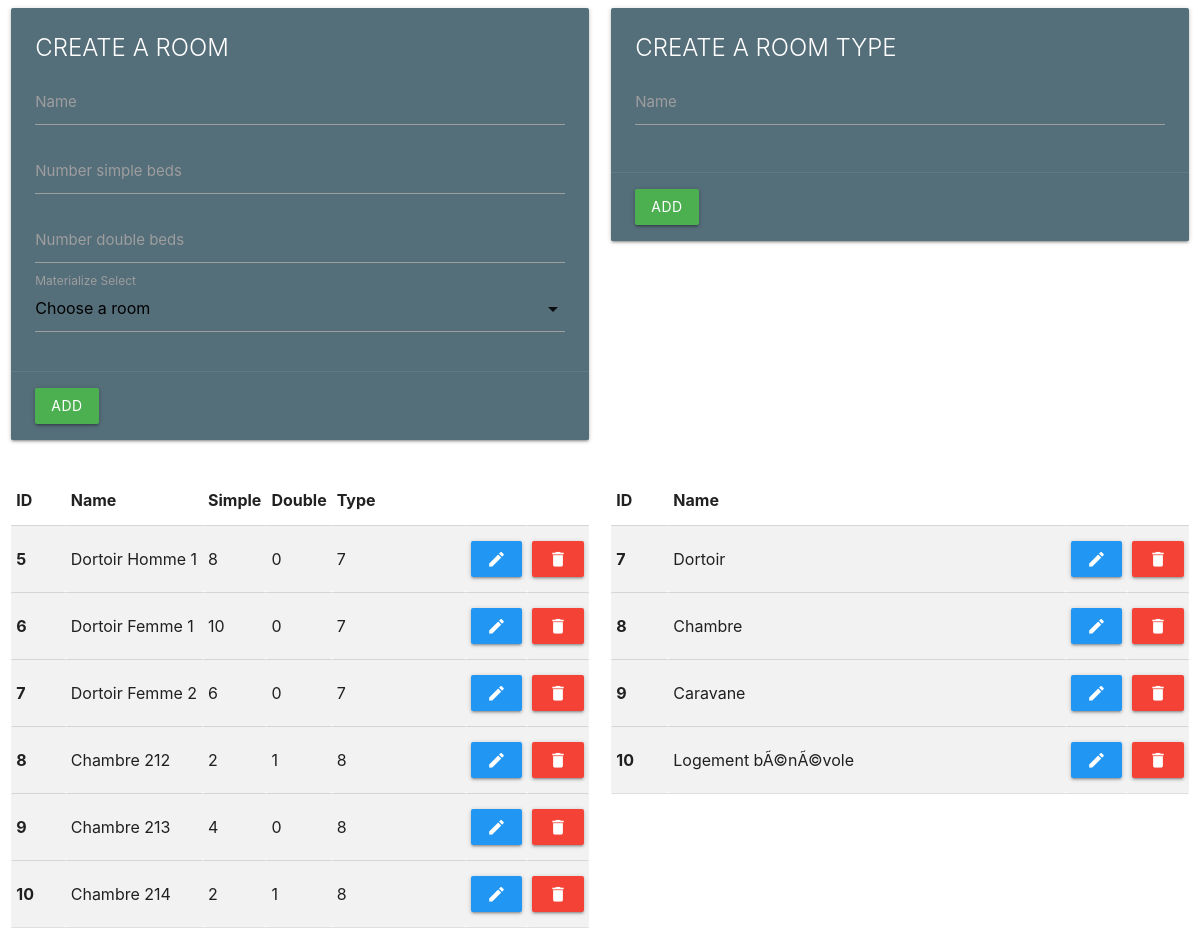
The page /rooms.php on the database its author committed.
### tables this page shows
CREATE TABLE `room` (
  `id` int(11) NOT NULL,
  `name` varchar(25) NOT NULL,
  `type` int(11) NOT NULL,
  `nb_simple_beds` int(11) NOT NULL,
  `nb_double_beds` int(11) NOT NULL
);

CREATE TABLE `room_types` (
  `id` int(11) NOT NULL,
  `name` varchar(25) NOT NULL
);

### models/room_model.php (called while the page is built, shortened)
<?php
function get_all_rooms($conn){
    $sql = "SELECT * FROM `room`";
    $result = $conn->query($sql);
    return $result->fetch_all();
}
function get_all_room_types($conn){
    $sql = "SELECT * FROM `room_types`";
    $result = $conn->query($sql);
    return $result->fetch_all();
}
?>

### rooms.php (the view, shortened to what this page needs)
  <html>
    <?php include('header.php'); ?>
   <body>
    <?php
    include('models/room_model.php');
    ?>
    <div class="row">
    <form action="rooms.php" id="create_room_form" method="post">
    <div class="col s12 m6">
      <div class="card blue-grey darken-1">
        <div class="card-content white-text">
          <span class="card-title">CREATE A ROOM</span>
          <div class="input-field">
            <input type="text" id="room_name" name="room_name" class="validate" required>
            <label for="room_name">Name</label>
          </div>
          <div class="input-field">
            <input type="number" id="nb_simple" name="nb_simple" class="validate" required>
            <label for="nb_simple">Number simple beds</label>
          </div>
          <div class="input-field">
            <input type="number" id="nb_double" name="nb_double" class="validate" required>
            <label for="nb_double">Number double beds</label>
          </div>
          <div class="input-field">
              <?php
              foreach(get_all_room_types($conn) as $type){
                echo '<option value="'.$type[0].'">'.$type[1].'</option>';
              }
              ?>
            <label>Materialize Select</label>
          </div>
        </div>
        <div class="card-action">
          <input type="submit" value="ADD" class="btn green">
        </div>
      </div>
    </div>
    </form>
    <form action="rooms.php" id="create_room_type_form" method="post">
    <div class="col s12 m6">
      <div class="card blue-grey darken-1">
        <div class="card-content white-text">
          <span class="card-title">CREATE A ROOM TYPE</span>
          <div class="input-field">
            <input type="text" id="room_type_name" name="room_type_name" class="validate" required>
            <label for="room_type_name">Name</label>
          </div>
        </div>
        <div class="card-action">
          <input type="submit" value="ADD" class="btn green">
        </div>
      </div>
    </div>
    </form>
    </div>
    <div class="row">
      <div class="col s12 m6">
      <table>
      <colgroup width="10%">
      <colgroup width="25%">
      <colgroup width="10%">
      <colgroup width="10%">
      <colgroup width="25%">
      <colgroup width="10%">
      <colgroup width="10%">
        <tr>
          <th>ID</th>
          <th>Name</th>
          <th>Simple</th>
          <th>Double</th>
          <th>Type</th>
          <th></th>
          <th></th>
        </tr>
        <?php
          foreach(get_all_rooms($conn) as $rooms){
            echo '<tr style="background-color: #f2f2f2;">';
            echo '<th>'.$rooms[0].'</th>';
            echo '<td>'.$rooms[1].'</td>';
            echo '<td>'.$rooms[3].'</td>';
            echo '<td>'.$rooms[4].'</td>';
            echo '<td>'.$rooms[2].'</td>';
            echo '<td> <a class="btn blue"><i class="material-icons">create</i></a></td>';
            echo '<td> <a class="btn red" href="actions/delete_room.php?id='.$rooms[0].'"><i class="material-icons">delete</i></a></td>';
            echo '</tr>';
          }
        ?>
      </table>
    </div>
      <div class="col s12 m6">
      <table>
      <colgroup width="10%">
      <colgroup width="70%">
      <colgroup width="10%">
      <colgroup width="10%">
        <tr>
          <th>ID</th>
          <th>Name</th>
          <th></th>
          <th></th>
        </tr>
        <?php
          foreach(get_all_room_types($conn) as $types){
            echo '<tr style="background-color: #f2f2f2;">';
            echo '<th>'.$types[0].'</th>';
            echo '<td>'.$types[1].'</td>';
            echo '<td> <a class="btn blue"><i class="material-icons">create</i></a></td>';
            echo '<td> <a class="btn red" href="actions/delete_room_type.php?id='.$types[0].'"><i class="material-icons">delete</i></a></td>';
            echo '</tr>';
          }
        ?>
      </table>
    </div>
    </div>
   </body>
</html>

### header.php (shortened to what this page needs)
<head>
      <link href="/planning/stylesheets/materialize.css" rel="stylesheet" type="text/css" />
      <link href="/planning/stylesheets/app.css" rel="stylesheet" type="text/css" />
      <link href="//cdnjs.cloudflare.com/ajax/libs/font-awesome/3.1.0/css/font-awesome.min.css" rel="stylesheet" type="text/css" />
      <link href="vis/dist/vis.css" rel="stylesheet" type="text/css" />
</head>

### rows shown on the page
room: id "5", name "Dortoir Homme 1", nb_simple_beds "8", nb_double_beds "0", type "7"
room: id "6", name "Dortoir Femme 1", nb_simple_beds "10", nb_double_beds "0", type "7"
room: id "7", name "Dortoir Femme 2", nb_simple_beds "6", nb_double_beds "0", type "7"
room: id "8", name "Chambre 212", nb_simple_beds "2", nb_double_beds "1", type "8"
room: id "9", name "Chambre 213", nb_simple_beds "4", nb_double_beds "0", type "8"
room: id "10", name "Chambre 214", nb_simple_beds "2", nb_double_beds "1", type "8"
room_types: id "7", name "Dortoir"
room_types: id "8", name "Chambre"
room_types: id "9", name "Caravane"
room_types: id "10", name "Logement bÃ©nÃ©vole"
